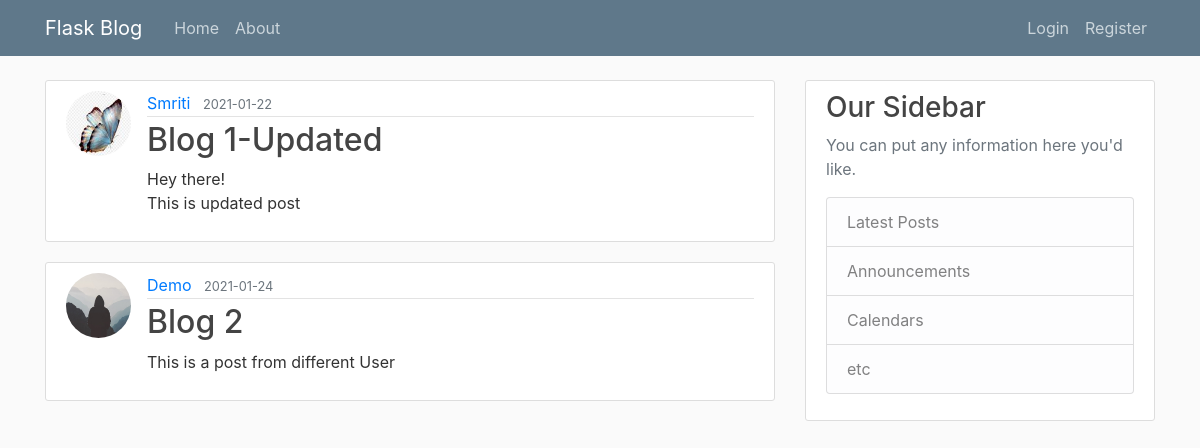
The page /home on the database its author committed.
### flaskblog/models.py (models this page shows, shortened)
class Post(db.Model):
    id = db.Column(db.Integer, primary_key=True)
    title = db.Column(db.String(100), nullable=False)
    date_posted = db.Column(db.DateTime, nullable=False, default=datetime.utcnow)
    content = db.Column(db.Text, nullable=False)
    user_id = db.Column(db.Integer, db.ForeignKey('user.id'), nullable=False)

class User(db.Model, UserMixin):
    id = db.Column(db.Integer, primary_key=True)
    username = db.Column(db.String(20), unique=True, nullable=False)
    email = db.Column(db.String(120), unique=True, nullable=False)
    image_file = db.Column(db.String(20), nullable=False, default='default.jpg')
    password = db.Column(db.String(60), nullable=False)
    posts = db.relationship('Post', backref='author', lazy=True)

### flaskblog/routes.py (the view)
@app.route("/")
@app.route("/home")
def home():
    posts = Post.query.all()
    return render_template('home.html', posts=posts)

### flaskblog/templates/home.html
{% extends "layout.html" %}
{% block content %}
  {% for post in posts %}
    <article class="media content-section">
      <img class="rounded-circle article-img" src="{{ url_for('static', filename='profile_pics/' + post.author.image_file) }}">
      <div class="media-body">
        <div class="article-metadata">
          <a class="mr-2" href="#">{{ post.author.username }}</a>
          <small class="text-muted">{{ post.date_posted.strftime('%Y-%m-%d') }}</small>
        </div>
        <h2><a class="article-title" href="{{ url_for('post', post_id=post.id) }}">{{ post.title }}</a></h2>
        <p class="article-content">{{ post.content }}</p>
      </div>
    </article>
  {% endfor %}
{% endblock content %}

### flaskblog/templates/layout.html (shortened to what this page needs)
<!DOCTYPE html>
<html>
<head>
    <link rel="stylesheet" href="https://maxcdn.bootstrapcdn.com/bootstrap/4.0.0/css/bootstrap.min.css">
    <link rel="stylesheet" type="text/css" href="{{ url_for('static', filename='main.css') }}">
</head>
<body>
    <header class="site-header">
      <nav class="navbar navbar-expand-md navbar-dark bg-steel fixed-top">
        <div class="container">
          <a class="navbar-brand mr-4" href="/">Flask Blog</a>
          <div class="collapse navbar-collapse" id="navbarToggle">
            <div class="navbar-nav mr-auto">
              <a class="nav-item nav-link" href="{{ url_for('home') }}">Home</a>
              <a class="nav-item nav-link" href="{{ url_for('about') }}">About</a>
            </div>
            <div class="navbar-nav">
              {% if current_user.is_authenticated %}
                <a class="nav-item nav-link" href="{{ url_for('new_post') }}">New Post</a>
                <a class="nav-item nav-link" href="{{ url_for('account') }}">Account</a>
                <a class="nav-item nav-link" href="{{ url_for('logout') }}">Logout</a>
              {% else %}
                <a class="nav-item nav-link" href="{{ url_for('login') }}">Login</a>
                <a class="nav-item nav-link" href="{{ url_for('register') }}">Register</a>
              {% endif %}
            </div>
          </div>
        </div>
      </nav>
    </header>
    <main role="main" class="container">
      <div class="row">
        <div class="col-md-8">
          {% block content %}{% endblock %}
        </div>
        <div class="col-md-4">
          <div class="content-section">
            <h3>Our Sidebar</h3>
            <p class='text-muted'>You can put any information here you'd like.
              <ul class="list-group">
                <li class="list-group-item list-group-item-light">Latest Posts</li>
                <li class="list-group-item list-group-item-light">Announcements</li>
                <li class="list-group-item list-group-item-light">Calendars</li>
                <li class="list-group-item list-group-item-light">etc</li>
              </ul>
            </p>
          </div>
        </div>
      </div>
    </main>
</body>
</html>

### flaskblog/static/main.css (style rules this page uses)
body { background: #fafafa; color: #333333; margin-top: 5rem; }
h1, h2, h3, h4, h5, h6 { color: #444444; }
.bg-steel { background-color: #5f788a; }
.site-header .navbar-nav .nav-link { color: #cbd5db; }
.content-section { background: #ffffff; padding: 10px 20px; border: 1px solid #dddddd; border-radius: 3px; margin-bottom: 20px; }
.article-title { color: #444444; }
.article-content { white-space: pre-line; }
.article-img { height: 65px; width: 65px; margin-right: 16px; }
.article-metadata { padding-bottom: 1px; margin-bottom: 4px; border-bottom: 1px solid #e3e3e3 }

### rows shown on the page
Post: image_file (picture), author.username "Smriti", date_posted "2021-01-22", title "Blog 1-Updated", content "Hey there! This is updated post"
Post: image_file (placeholder picture), author.username "Demo", date_posted "2021-01-24", title "Blog 2", content "This is a post from different User"
